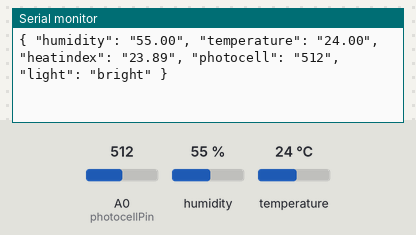
The sketch below on a simulated Arduino Uno, built with avr-gcc and run on an emulated ATmega328P. Shown: the last lines printed to the serial monitor. The test bench sets the inputs (shaded band); at power-on: A0 (photocellPin) = 512, humidity 55 %, temperature 24 °C.

Above: at 3.2 s.
3.3 s: A0 (photocellPin) set to 490
At 5.0 s:
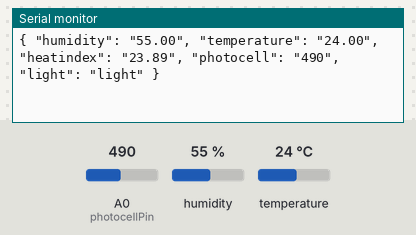
7.6 s: A0 (photocellPin) set to 190
At 9.5 s:
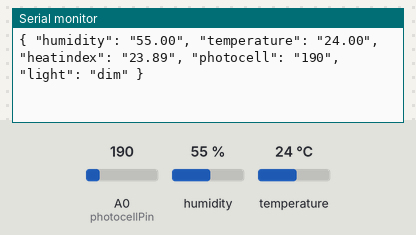
11.7 s: A0 (photocellPin) set to 0
At 12.7 s:
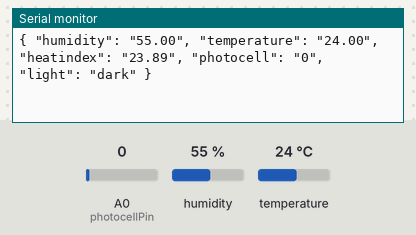
15.9 s: humidity set to 22 %
At 17.0 s:
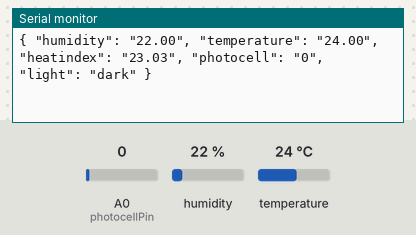
18.6 s: A0 (photocellPin) set to 810
At 21.3 s:
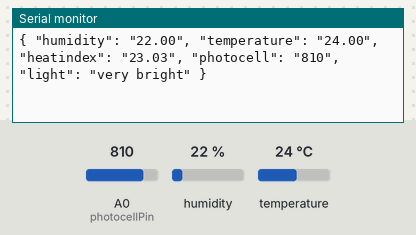
24.2 s: temperature set to 12 °C
At 25.1 s:
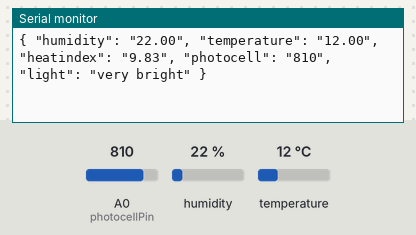

The sketch:

monitor-ambient.ino
```cpp
#include <Adafruit_Sensor.h>
#include "DHT.h"

#define DHTPIN 2     // what digital pin we're connected to

#define DHTTYPE DHT11   // DHT 11

DHT dht(DHTPIN, DHTTYPE);

int photocellPin = 0;     // the cell and 10K pulldown are connected to a0
int photocellReading;     // the analog reading from the analog resistor divider

void setup() {

  Serial.begin(9600);
  dht.begin();
  delay(2000);

}

void loop() {

  float h = dht.readHumidity();
  float t = dht.readTemperature();

  // Check if any reads failed and exit early (to try again).
  if (isnan(h) || isnan(t)) {
    Serial.println("Failed to read from DHT sensor!");
    return;
  }

  // Compute heat index in Celsius (isFahreheit = false)
  float hic = dht.computeHeatIndex(t, h, false);

  photocellReading = analogRead(photocellPin);

  Serial.print("{ ");

  Serial.print("\"humidity\": \"");
  Serial.print(h);
  Serial.print("\", ");

  Serial.print("\"temperature\": \"");
  Serial.print(t);
  Serial.print("\", ");

  Serial.print("\"heatindex\": \"");
  Serial.print(hic);
  Serial.print("\", ");

  Serial.print("\"photocell\": \"");
  Serial.print(photocellReading);
  Serial.print("\", ");

  // We'll have a few threshholds, qualitatively determined
  Serial.print("\"light\": \"");
  if (photocellReading < 10) {
    Serial.print("dark");
  } else if (photocellReading < 200) {
    Serial.print("dim");
  } else if (photocellReading < 500) {
    Serial.print("light");
  } else if (photocellReading < 800) {
    Serial.print("bright");
  } else {
    Serial.print("very bright");
  }
  Serial.print("\"");

  Serial.println(" }");

  delay(2000);

}
```

Measured:
- after the input at 3.3 s, the serial monitor: prints a new line after 0.79 s (image 1)
- after the input at 7.6 s, the serial monitor: prints a new line after 0.63 s (image 2)
- after the input at 11.7 s, the serial monitor: prints a new line after 0.67 s (image 3)
- after the input at 15.9 s, the serial monitor: prints a new line after 0.60 s (image 4)
- after the input at 18.6 s, the serial monitor: prints a new line after 2.0 s (image 5)
- after the input at 24.2 s, the serial monitor: prints a new line after 0.58 s (image 6)
